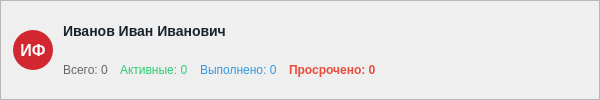
<?xml version="1.0" encoding="UTF-8"?>
<ui version="4.0">
 <class>EmployeeProjectCard</class>
 <widget class="QFrame" name="EmployeeProjectCard">
  <property name="geometry">
   <rect>
    <x>0</x>
    <y>0</y>
    <width>600</width>
    <height>100</height>
   </rect>
  </property>
  <property name="maximumSize">
   <size>
    <width>600</width>
    <height>200</height>
   </size>
  </property>
  <property name="styleSheet">
   <string notr="true">EmployeeProjectCard {
    background-color: white;
    border-radius: 8px;
    border: 1px solid #E0E0E0;
}
EmployeeProjectCard:hover {
    background-color: #F5F5F5;
    border-color: #CCCCCC;
}</string>
  </property>
  <property name="frameShape">
   <enum>QFrame::Shape::StyledPanel</enum>
  </property>
  <layout class="QHBoxLayout" name="horizontalLayout">
   <property name="spacing">
    <number>10</number>
   </property>
   <property name="leftMargin">
    <number>12</number>
   </property>
   <property name="topMargin">
    <number>12</number>
   </property>
   <property name="rightMargin">
    <number>12</number>
   </property>
   <property name="bottomMargin">
    <number>12</number>
   </property>
   <item>
    <widget class="QFrame" name="avatar_frame">
     <property name="minimumSize">
      <size>
       <width>40</width>
       <height>40</height>
      </size>
     </property>
     <property name="maximumSize">
      <size>
       <width>40</width>
       <height>40</height>
      </size>
     </property>
     <property name="styleSheet">
      <string notr="true">background-color: #D22730;
border-radius: 20px;
color: white;
font-weight: bold;
font-size: 16px;
</string>
     </property>
     <layout class="QVBoxLayout" name="avatar_layout">
      <property name="spacing">
       <number>0</number>
      </property>
      <property name="leftMargin">
       <number>0</number>
      </property>
      <property name="topMargin">
       <number>0</number>
      </property>
      <property name="rightMargin">
       <number>0</number>
      </property>
      <property name="bottomMargin">
       <number>0</number>
      </property>
      <item>
       <widget class="QLabel" name="avatar_label">
        <property name="styleSheet">
         <string notr="true">background-color: transparent;
color: white;
font-size: 16px;
font-weight: bold;
border: none;</string>
        </property>
        <property name="text">
         <string>ИФ</string>
        </property>
        <property name="alignment">
         <set>Qt::AlignmentFlag::AlignCenter</set>
        </property>
       </widget>
      </item>
     </layout>
    </widget>
   </item>
   <item>
    <layout class="QVBoxLayout" name="info_layout">
     <property name="spacing">
      <number>4</number>
     </property>
     <item>
      <widget class="QLabel" name="name_label">
       <property name="styleSheet">
        <string notr="true">font-size: 14px;
font-weight: bold;
color: #1B232A;
border: none;
background-color: transparent;</string>
       </property>
       <property name="text">
        <string>Иванов Иван Иванович</string>
       </property>
      </widget>
     </item>
     <item>
      <layout class="QHBoxLayout" name="stats_layout">
       <property name="spacing">
        <number>12</number>
       </property>
       <item>
        <widget class="QLabel" name="total_label">
         <property name="styleSheet">
          <string notr="true">color: #666666;
font-size: 12px;
background-color: transparent;</string>
         </property>
         <property name="text">
          <string>Всего: 0</string>
         </property>
        </widget>
       </item>
       <item>
        <widget class="QLabel" name="active_label">
         <property name="styleSheet">
          <string notr="true">color: #2ecc71;
font-size: 12px;
background-color: transparent;</string>
         </property>
         <property name="text">
          <string>Активные: 0</string>
         </property>
        </widget>
       </item>
       <item>
        <widget class="QLabel" name="completed_label">
         <property name="styleSheet">
          <string notr="true">color: #3498db;
font-size: 12px;
background-color: transparent;</string>
         </property>
         <property name="text">
          <string>Выполнено: 0</string>
         </property>
        </widget>
       </item>
       <item>
        <widget class="QLabel" name="overdue_label">
         <property name="styleSheet">
          <string notr="true">color: #e74c3c;
font-size: 12px;
font-weight: bold;
background-color: transparent;</string>
         </property>
         <property name="text">
          <string>Просрочено: 0</string>
         </property>
        </widget>
       </item>
      </layout>
     </item>
    </layout>
   </item>
   <item>
    <spacer name="horizontalSpacer">
     <property name="orientation">
      <enum>Qt::Orientation::Horizontal</enum>
     </property>
     <property name="sizeHint" stdset="0">
      <size>
       <width>40</width>
       <height>20</height>
      </size>
     </property>
    </spacer>
   </item>
  </layout>
 </widget>
 <resources/>
 <connections/>
</ui>
